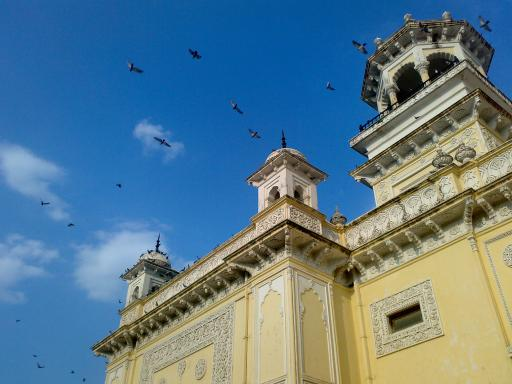
#> input picture Artificial-Vision/negativo_imagen/home.jpg, 512 x 384 px
$ jupyter execute negativo_en_imagen_VTB.ipynb
#> lines starting #> are read from the running program, lines starting #| are printed output that depends on the picture
[cell 1]
#IMPORTAR BIBLIOTECA
from PIL import Image

#GUARDAR LA RUTA DE LA IMAGEN A MODIFICAR
#Image = Image.open (r'/content/tacker-2041390_640.jpg')
Image = Image.open (r'./home.jpg')
#> Image is the input picture: PIL image 512x384 RGB; mean R, G, B 91.6, 123.9, 141.2


# FOR ANIDADO PARA RECORRER CADA PIXEL DE LA IMAGEN

width = Image.size[0]
#> width = 512
height = Image.size[1]
#> height = 384

for i in range (0,width): #leer todos los pixeles
    for j in range(0,height): #leer todos los pixeles
        data = Image.getpixel((i,j)) #multiplicamos cada rgb con el factor de luz
        rojo=data [0]
        verde=data[1]
        azul=data[2]

        #remplazamos el pixel en x y (mostrar)
        #Image.putpixel((i, j), (225-rojo, 225-verde, 225-azul))
        Image.putpixel((i, j), (255-rojo, 255-verde, 255-azul))
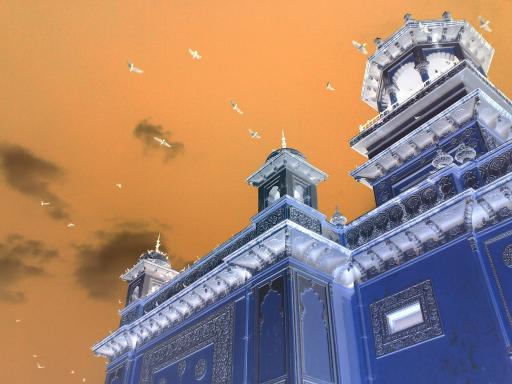
#> Image: PIL image 512x384 RGB; mean R, G, B 163.4, 131.1, 113.8
 #el rgb llega hasta 225

Image = Image.save ("./dist/imagennueva.png")
